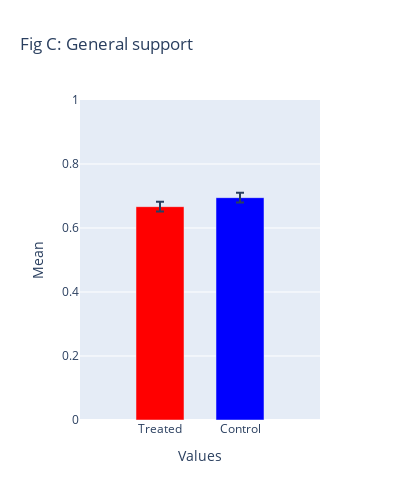

The cell this chart's notebook holds for it:
### Markdown cell above
### Overall support

### Code cell
conjoint = pd.read_csv(OUT / "data" / "data_long.csv")

treated = conjoint[conjoint['treatment_status'] == 1]
control = conjoint[conjoint['treatment_status'] == 0]
labels = ["Treated", "Control"]

avg_support_treated = treated['support'].astype(int).mean()
std_support_treated = treated['support'].astype(int).std()
nobs_support_treated = len(treated['support'])

avg_support_control = control['support'].astype(int).mean()
std_support_control = control['support'].astype(int).std()
nobs_support_control = len(control['support'])

values = [avg_support_treated, avg_support_control]
std_dev = [std_support_treated, std_support_control]
labels = ["Treated", "Control"]

# Calculate confidence intervals (assuming a normal distribution)
confidence_intervals_treated = [(avg_support_treated - 1.96 * (std_support_treated / (nobs_support_treated) ** 0.5)), avg_support_treated + 1.96 * (std_support_treated / (nobs_support_treated) ** 0.5)]
confidence_intervals_control = [(avg_support_control - 1.96 * (std_support_control / (nobs_support_treated) ** 0.5)), avg_support_control + 1.96 * (std_support_control / (nobs_support_control) ** 0.5)]


# Create a bar plot with error bars representing confidence intervals
fig = go.Figure()

fig.add_trace(go.Bar(
    x=labels,
    y=values,
    error_y=dict(
                type='data',
                array=[max(confidence_intervals_treated) - values[0], max(confidence_intervals_control) - values[1]],
                arrayminus=[values[0] - min(confidence_intervals_treated), values[1] - min(confidence_intervals_control)],
                visible=True
            ),
    name='Values',
    marker_color=['red', 'blue'],
    width=0.6
))

fig.update_layout(yaxis_range=[0, 1], xaxis_range=[-1,2], width=400, height=500)
# Customize the layout
fig.update_layout(
    title='Fig C: General support',
    xaxis=dict(title='Values'),
    yaxis=dict(title='Mean'),
    barmode='group',
    bargap=0.1
    
)

# Show the plot
fig.show()

### Figure 1 — Plotly figure (JSON) as saved in the notebook; plotly's stock layout.template omitted (floating-point values rounded to 4 significant figures)
{"data": [{"error_y": {"array": [0.0152, 0.01499], "arrayminus": [0.0152, 0.01485], "type": "data", "visible": true}, "marker": {"color": ["red", "blue"]}, "name": "Values", "type": "bar", "width": 0.6, "x": ["Treated", "Control"], "y": [0.6667, 0.6948]}], "layout": {"bargap": 0.1, "barmode": "group", "height": 500, "title": {"text": "Fig C: General support"}, "width": 400, "xaxis": {"range": [-1, 2], "title": {"text": "Values"}}, "yaxis": {"range": [0, 1], "title": {"text": "Mean"}}}}
